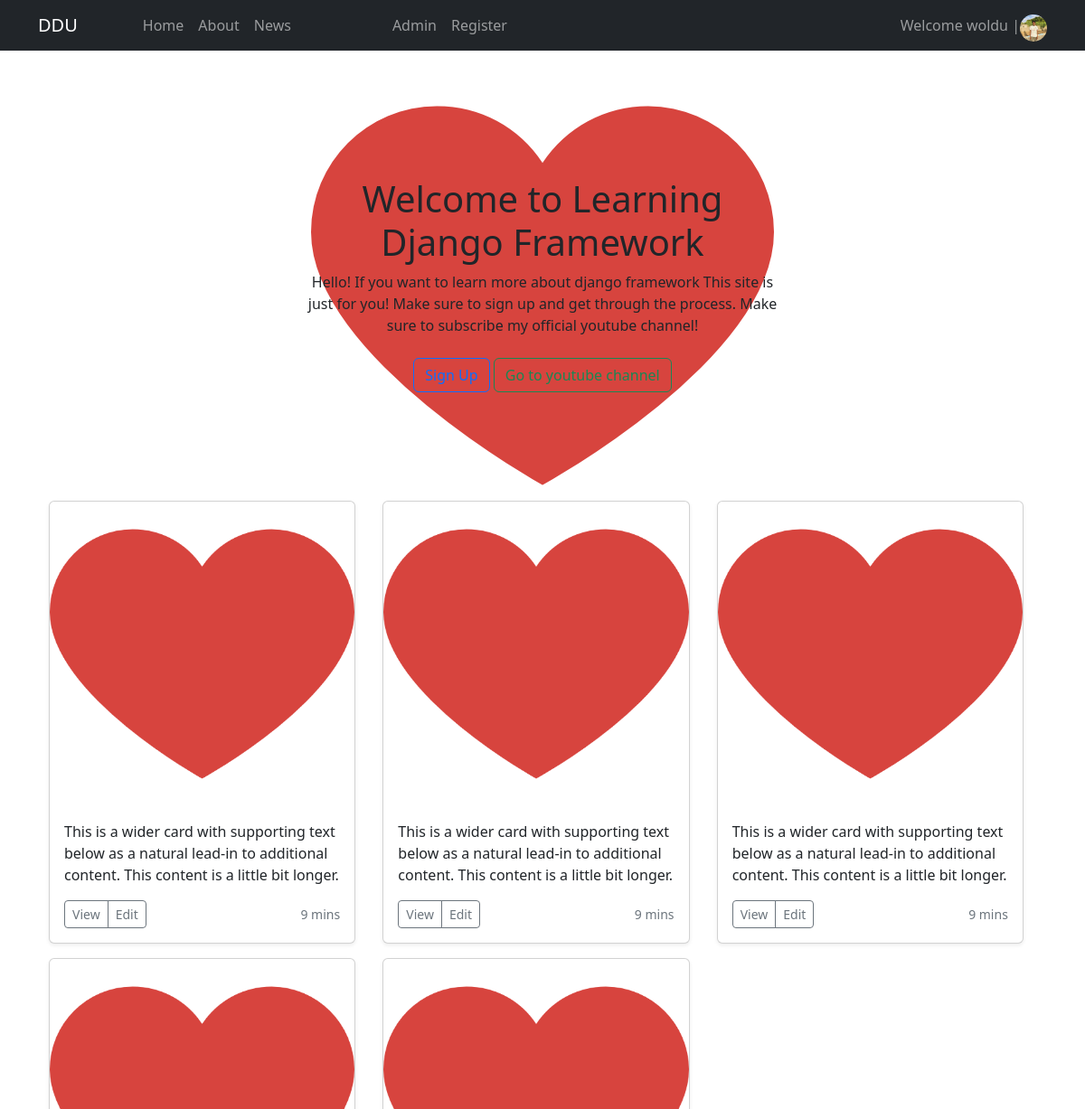
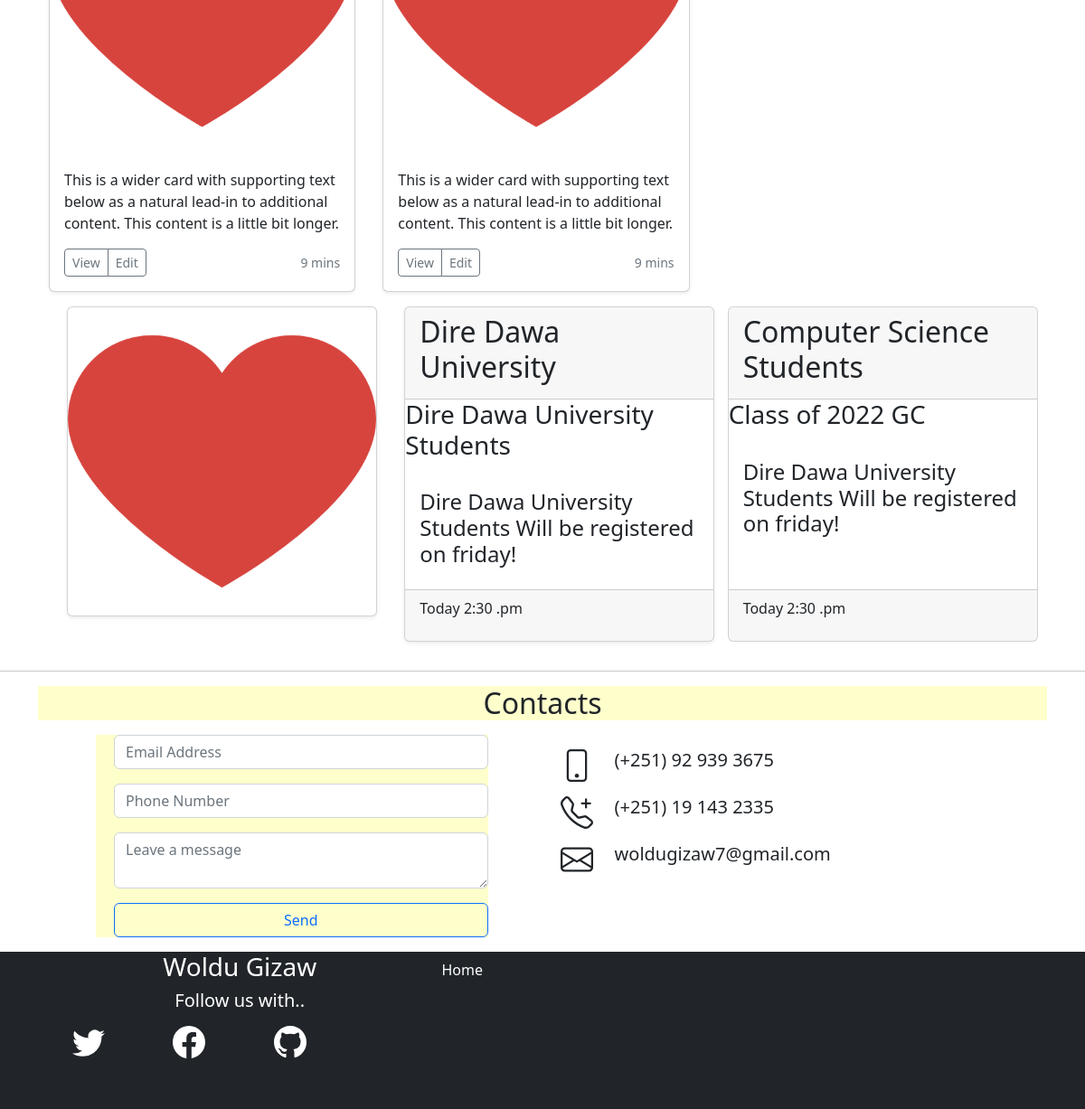
The page / (signed in) on the database its author committed (2 pictures, top to bottom).
### main/models.py (models this page shows, shortened)
class User(AbstractUser):
	first_name  = models.CharField(max_length=100)
	last_name   = models.CharField(max_length=100)
	username 	= models.CharField(max_length=100)
	phone_number = models.CharField(max_length=20, null=True, blank=True)
	email 		= models.EmailField(unique=True)
	profile_picture = models.ImageField(default='heart.png', null=True, blank=True, upload_to='profile')
	USERNAME_FIELD = 'email'
	REQUIRED_FIELDS = ["first_name", "last_name", "username"]
	class Meta:
		ordering = ['first_name']

### main/views.py (the view)
# urls.py: path('', views.home, name='home'),
def home(request):
	lis = ['n', 'm', 'e', 'w', 'q']
	form = lis
	if request.method == 'POST':
		email = request.POST.get('email')
		phone = request.POST.get('phone')
		print("=================")
	return render(request, 'main/home.html', {"form":form})

### main/templates/main/home.html (shortened to what this page needs)
{% extends 'base.html' %}
{% load static %}
{% load crispy_forms_tags %}
{% block content %}
<div class="container">
	<main>
		<section class="py-5 text-center container">
      <div class="row py-lg-5">
        <div class="col-lg-6 col-md-8 mx-auto">
          <h1 class="font-weight-light">Welcome to Learning Django Framework</h1>
          <p class="font-weight-light">Hello! If you want to learn more about django framework This site is just for you! Make sure to sign up and get through the process. Make sure to subscribe my official youtube channel!</p>
          <p>
            <a href="#" class="btn btn-outline-primary my-2">Sign Up </a>
            <a href="#" class="btn btn-outline-success my-2">Go to youtube channel</a>
          </p>
        </div>
      </div>
    </section>
	</main>
	<div class="row row-cols-1 row-cols-sm-2 row-cols-md-3 g-3">
		{% for i in form %}
				<div class="col">
            <div class="card shadow-sm"><img src="{% static 'images/heart.png' %}">
              <div class="card-body">
                <p class="card-text">This is a wider card with supporting text below as a natural lead-in to additional
                  content. This content is a little bit longer.</p>
                <div class="d-flex justify-content-between align-items-center">
                  <div class="btn-group">
                    <button type="button" class="btn btn-sm btn-outline-secondary">View</button>
                    <button type="button" class="btn btn-sm btn-outline-secondary">Edit</button>
                  </div>
                  <small class="text-muted">9 mins</small>
                </div>
              </div>
            </div>
          </div>
          {% endfor %}
      </div>
	<div class="home-page">
		<img class="card shadow-sm mt-3" src="{% static 'images/heart.png' %}" />
		<div class="home-page-1">
			<div class="card shadow-sm m-3">
				<div class="card-header"><h2>Dire Dawa University</h2></div>
				<div class="card-title"><h3>Dire Dawa University Students</h3></div>
				<div class="card-body"><h4>Dire Dawa University Students Will be registered on friday!</h4></div>
				<div class="card-footer"><p>Today 2:30 .pm</p></div>
			</div>
			<div class="card m-3">
				<div class="card-header"><h2>Computer Science Students</h2></div>
				<div class="card-title"><h3>Class of 2022 GC</h3></div>
				<div class="card-body"><h4>Dire Dawa University Students Will be registered on friday!</h4></div>
				<div class="card-footer"><p>Today 2:30 .pm</p></div>
			</div>
		</div>
	</div>
</div>
{% endblock content %}

### main/templates/base.html (shortened to what this page needs)
<!DOCTYPE html>
{% load static %}
{% load crispy_forms_tags %}
<html>
<head>
		<link rel="stylesheet" type="text/css" href="{% static 'css/style.css' %}">
	<link href="https://cdn.jsdelivr.net/npm/bootstrap@5.2.2/dist/css/bootstrap.min.css" rel="stylesheet">
</head>
<body>
	<nav class="navbar navbar-expand-lg bg-dark navbar-dark fixed-top">
		<div class="container">
			<a href="/" class="navbar-brand">DDU</a>
			<div class="collapse navbar-collapse" id="menu">
				<ul class="navbar-nav ms-5">
					<li class="nav-item">
						<a href="{% url 'home' %}" class="nav-link">Home</a>
					</li>
					<li class="nav-item">
						<a href="{% url 'about' %}" class="nav-link">About</a>
					</li>
					{% if request.user.is_authenticated %}
					<li class="nav-item">
						<a href="{% url 'news' %}" class="nav-link">News</a>
					</li>
					{% endif %}
				</ul>
				<ul class="navbar-nav ms-5">
					{% if request.user.is_staff %}
					<li class="nav-item ms-5">
						<a href="/admin" class="nav-link">Admin</a>
					</li>
					<li class="nav-item">
						<a href="{% url 'about' %}" class="nav-link">Register</a>
					</li>
					{% endif %}
				</ul>
				<ul class="navbar-nav ms-auto">
					{% if request.user.is_authenticated %}
						<span class="navbar-text">Welcome {{request.user.username}} | </span>
						<li class="nav-item drop-profile">
							<div class="prof-image mt-2">
							<a href="{{request.user.profile_picture.url}}"><img src="{{request.user.profile_picture.url}}" class="profile"></a>
							</div>
						</li>
					{% else %}
						<li class="nav-item">
							<a href="{% url 'login' %}" class="nav-link">Login</a>
						</li>
					{% endif %}
				</ul>
			</div>
		</div>
	</nav>
	<div class="container body-container">
		{% block content %}
		{% endblock content %}
	</div>
	<hr>
	<div class="container">
		<center><h2 class="cont">Contacts</h2></center>
		<div class="contact m-3">
			<div class="contact-form ms-5">
				<form method="post" action="{% url 'message' %}">
					<div class="input-group mb-3">
						<input type="email" class="form-control" name="email" placeholder="Email Address" required>
					</div>
					<div class="input-group mb-3">
						<input type="tel" class="form-control" name="phone" placeholder="Phone Number" required>
					</div>
					<div class="input-group mb-3">
						<textarea name="message" class="form-control" placeholder="Leave a message"></textarea>
					</div>
					<div class="d-grid gap-2">
  						<button class="btn btn-outline-primary" type="submit">Send</button>
					</div>
				</form>
			</div>
			<div class="contact-2 ms-5">
				<label class="d-flex m-3">
						<h5>(+251) 92 939 3675</h5>
				</label>
				<label class="d-flex m-3">
						<h5>(+251) 19 143 2335</h5>
				</label>
				<label class="d-flex m-3">
						<h5>woldugizaw7@gmail.com</h5>
				</label>
			</div>
		</div>
	</div>
	<footer class="footer bg-dark text-white">
		<div class="container">
			<div class="footer-one">
				<div class="left-footer mb-5">
					<center>
						<h3>Woldu Gizaw</h3>
						<h5>Follow us with..</h5>
						<ul class="navbar-nav">
							<li class="nav-item">
								<a href="" class="nav-link">
								</a>
							</li>
							<li class="nav-item">
								<a href="" class="nav-link">
								</a>
							</li>
							<li class="nav-item">
								<a href="" class="nav-link">
								</a>
							</li>
						</ul>
					</center>
				</div>
				<div class="linkss">
					<ul class="navbar-nav ms-auto">
						<li class="nav-item">
							<a href="" class="nav-link">Home</a>
						</li>
					</ul>
				</div>
			</div>
		</div>
	</footer>
</body>
</html>

### static/css/style.css (style rules this page uses)
* { margin: 0; padding: 0; }
nav { position: fixed; }
.home-page { margin-left: 20px; display: grid; grid-template-columns: 1fr 2fr; }
.home-page-1 { display: grid; grid-template-columns: 1fr 1fr; }
.card { width: 96%; height: auto; }
footer .footer-one ul { display: grid; grid-template-columns: 1fr 1fr 1fr 1fr; }
footer .footer-one { display: grid; grid-template-columns: 2fr 3fr; }
.body-container { margin-top: 50px; padding-top: 50px; background-color: white; }
main { background-image: url('../images/heart.png'); background-repeat: no-repeat; background-position: center; }
.contact { display: flex; }
.prof-image { width: 30px; height: 30px; }
.prof-image img { width: 100%; border-radius: 50%; }
.contact-form { width: 40%; background-color: #ffc; margin-left: 30px; padding-left: 20px; }
.cont { background-color: #ffc; }

### rows shown on the page
User: user.username "woldu", user.profile_picture (picture)
